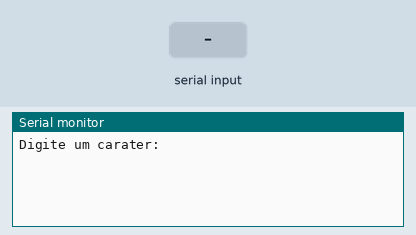
Bench run of a sketch on a simulated Arduino Uno, built with avr-gcc and run on an emulated ATmega328P. Shown: the last lines printed to the serial monitor. Inputs (shaded band) come from the test bench.

Above: at 1.2 s.
1.3 s: "1" received over Serial
At 1.9 s:
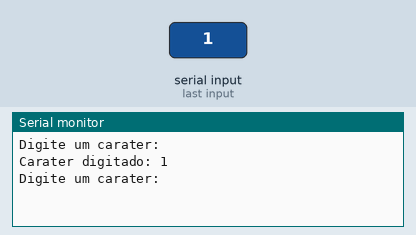
2.8 s: "0" received over Serial
At 4.0 s:
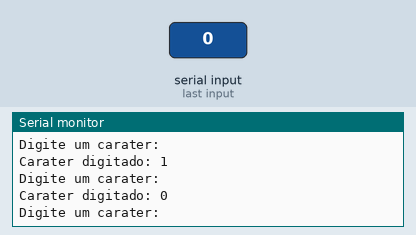
4.3 s: "2" received over Serial
At 5.3 s:
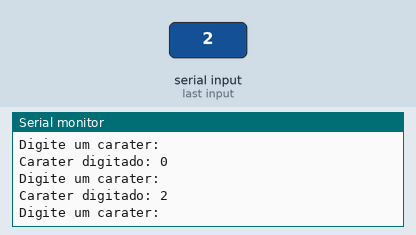

Measured:
- after the input at 1.3 s, the serial monitor: prints a new line at once (image 1)
- after the input at 2.8 s, the serial monitor: prints a new line at once (image 2)
- after the input at 4.3 s, the serial monitor: prints a new line at once (image 3)

The sketch:

Leitura_char.ino
```cpp
char c = '?';

void setup()
{
  Serial.begin(9600);
}

void loop()
{
  Serial.println("Digite um carater: ");
  while (Serial.available() == 0) {} // loop de espera
  c = Serial.read(); // lê um byte
  Serial.print("Carater digitado: ");
  Serial.println(c);
}
```
